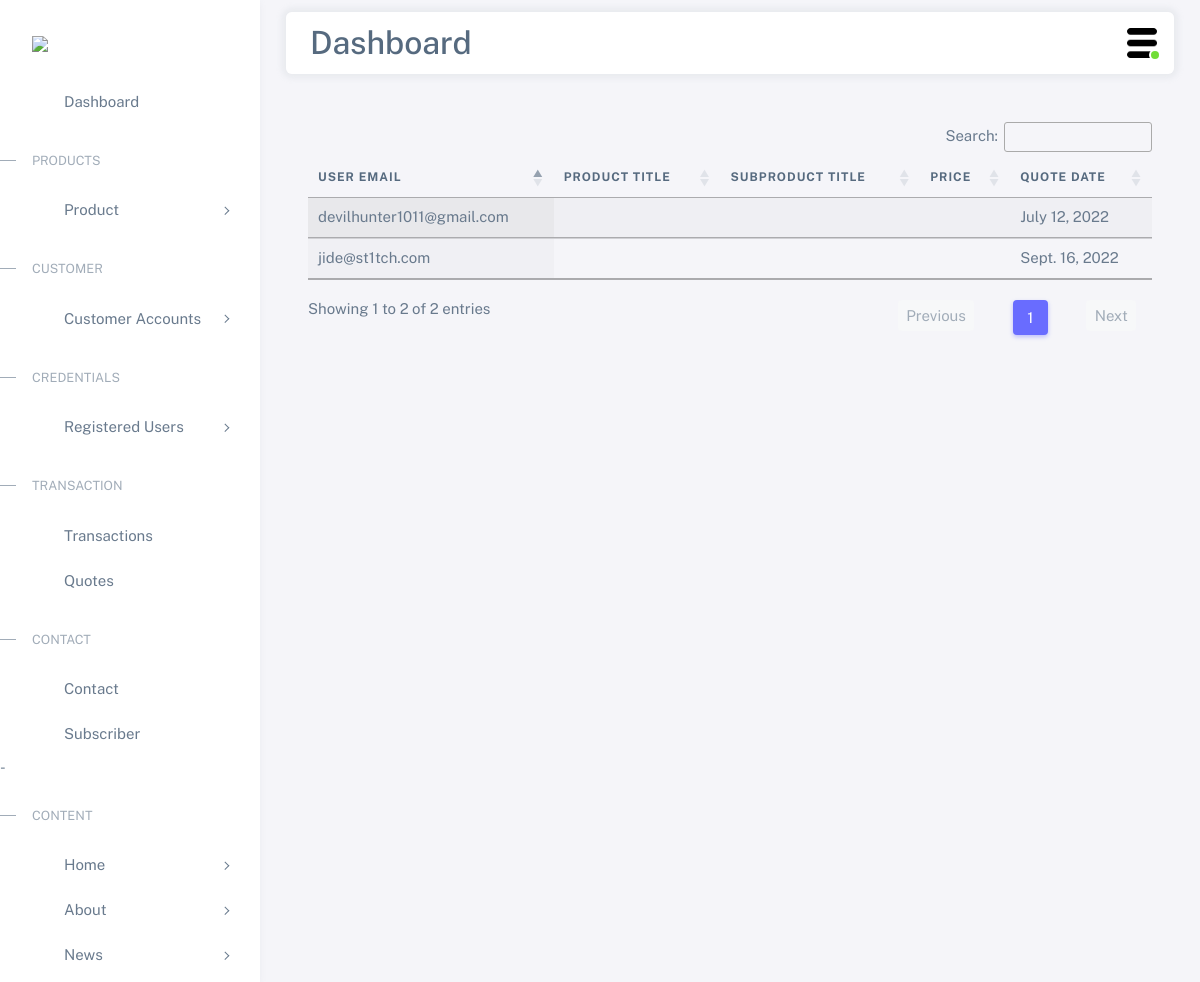
Page /devadmin/quote/ on the committed database.
### accounts/models.py (models this page shows, shortened)
class Quote(models.Model):
    user = models.ForeignKey(User, on_delete=models.CASCADE)
    product = models.ForeignKey(SubProduct, on_delete=models.SET_NULL, default= None, null=True)
    quote_date_time = models.DateTimeField(auto_now_add =True)
    quote_date = models.DateField()
    quote_quantity = models.IntegerField(default = 1)
    total_p = models.IntegerField()
    frequency = models.CharField(max_length=200)

### accounts/views.py (the view)
# urls.py: path('devadmin/quote/', views.adminquote, name='adminquote'),
def adminquote(request):
    quote = Quote.objects.all()
    return render(request, 'devadmin/adminquote.html',{'quote':quote})

### accounts/templates/devadmin/adminquote.html (shortened to what this page needs)
{% extends 'devadmin/base.html' %}
{% load static %}
{% block main-content %}
<link rel="stylesheet" href="https://cdn.datatables.net/1.12.1/css/jquery.dataTables.min.css">
<link rel="stylesheet" href="https://cdn.datatables.net/datetime/1.1.2/css/dataTables.dateTime.min.css">
<link rel="stylesheet" href="https://cdn.datatables.net/1.12.1/css/dataTables.bootstrap4.min.css">
<link rel="stylesheet" href="https://cdn.datatables.net/buttons/2.2.3/css/buttons.bootstrap4.min.css">
<div class="m-5">
<table id="example" class="table display nowrap mt-3" style="width:100%">
  <thead>
      <tr>
          <th>User Email</th>
          <th>Product Title</th>
          <th>SubProduct Title</th>
          <th>Price</th>
          <th>Quote Date</th>
        </tr>
  </thead>
  <tbody>
    {% for i in quote %}
    <tr>
        <td>{{i.user.email}}</td>
        <td>{{i.product.product.title}}</td>
        <td>{{i.product.sub_title}}</td>
        <td>{{i.product.selling_price}}</td>
        <td>{{i.quote_date}}</td>
      </tr>
    {% endfor %}
    </tbody>
</table>
</div>
{% endblock main-content %}

### accounts/static/accounts/css/style.css (style rules this page uses)
body, html { margin: 0; padding: 0; overflow-x: hidden; }

### rows in the picture
Quote: user.email "devilhunter1011@gmail.com", quote_date "July 12, 2022"
Quote: user.email "jide@st1tch.com", quote_date "Sept. 16, 2022"
